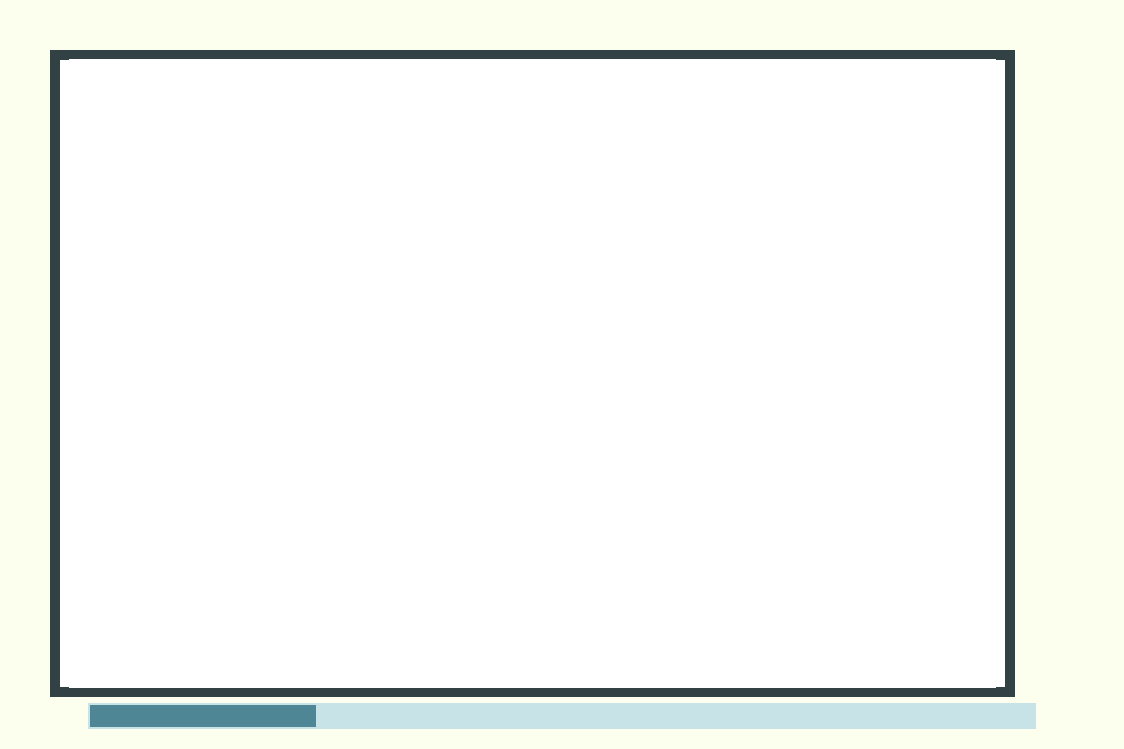
<?xml version="1.0" encoding="UTF-8"?>
<ui version="4.0">
 <class>MainWindow</class>
 <widget class="QMainWindow" name="MainWindow">
  <property name="geometry">
   <rect>
    <x>0</x>
    <y>0</y>
    <width>1124</width>
    <height>749</height>
   </rect>
  </property>
  <property name="windowTitle">
   <string>MainWindow</string>
  </property>
  <property name="styleSheet">
   <string notr="true">background-color: rgb(252, 255, 237);</string>
  </property>
  <widget class="QWidget" name="centralwidget">
   <layout class="QVBoxLayout" name="verticalLayout_2">
    <property name="leftMargin">
     <number>50</number>
    </property>
    <property name="topMargin">
     <number>50</number>
    </property>
    <property name="rightMargin">
     <number>50</number>
    </property>
    <property name="bottomMargin">
     <number>20</number>
    </property>
    <item>
     <layout class="QHBoxLayout" name="horizontalLayout" stretch="1,0">
      <property name="rightMargin">
       <number>0</number>
      </property>
      <item>
       <widget class="QFrame" name="frame">
        <property name="sizePolicy">
         <sizepolicy hsizetype="Preferred" vsizetype="Expanding">
          <horstretch>0</horstretch>
          <verstretch>0</verstretch>
         </sizepolicy>
        </property>
        <property name="maximumSize">
         <size>
          <width>16777215</width>
          <height>16777215</height>
         </size>
        </property>
        <property name="styleSheet">
         <string notr="true">border: 10px solid #324143;
background: #FFF;
padding: -10 px;</string>
        </property>
        <property name="frameShape">
         <enum>QFrame::StyledPanel</enum>
        </property>
        <property name="frameShadow">
         <enum>QFrame::Raised</enum>
        </property>
        <layout class="QGridLayout" name="gridLayout">
         <item row="0" column="0">
          <widget class="QTextBrowser" name="textBrowser">
           <property name="styleSheet">
            <string notr="true">border-color: rgb(255, 255, 255);</string>
           </property>
          </widget>
         </item>
        </layout>
       </widget>
      </item>
      <item>
       <layout class="QVBoxLayout" name="verticalLayout_4">
        <property name="spacing">
         <number>15</number>
        </property>
        <item>
         <widget class="QToolButton" name="Settings">
          <property name="styleSheet">
           <string notr="true">QToolButton {
	border: none;	
}

QToolButton::hover {
	background-color: rgb(191, 188, 172);
}

</string>
          </property>
          <property name="text">
           <string/>
          </property>
          <property name="icon">
           <iconset>
            <normaloff>//wsl.localhost/Ubuntu/home/brandon/EECS495/group-project/UI/icons/settings.png</normaloff>//wsl.localhost/Ubuntu/home/brandon/EECS495/group-project/UI/icons/settings.png</iconset>
          </property>
          <property name="iconSize">
           <size>
            <width>50</width>
            <height>50</height>
           </size>
          </property>
         </widget>
        </item>
        <item>
         <widget class="QToolButton" name="configDoc">
          <property name="styleSheet">
           <string notr="true">QToolButton {
	border: none;	
}

QToolButton::hover {
	background-color: rgb(191, 188, 172);
}

</string>
          </property>
          <property name="text">
           <string/>
          </property>
          <property name="icon">
           <iconset>
            <normaloff>//wsl.localhost/Ubuntu/home/brandon/EECS495/group-project/UI/icons/doc.png</normaloff>//wsl.localhost/Ubuntu/home/brandon/EECS495/group-project/UI/icons/doc.png</iconset>
          </property>
          <property name="iconSize">
           <size>
            <width>50</width>
            <height>50</height>
           </size>
          </property>
         </widget>
        </item>
        <item>
         <widget class="QToolButton" name="textToSpeech">
          <property name="styleSheet">
           <string notr="true">QToolButton {
	border: none;	
}

QToolButton::hover {
	background-color: rgb(191, 188, 172);
}
</string>
          </property>
          <property name="text">
           <string/>
          </property>
          <property name="icon">
           <iconset>
            <normaloff>//wsl.localhost/Ubuntu/home/brandon/EECS495/group-project/UI/icons/audio.png</normaloff>//wsl.localhost/Ubuntu/home/brandon/EECS495/group-project/UI/icons/audio.png</iconset>
          </property>
          <property name="iconSize">
           <size>
            <width>50</width>
            <height>50</height>
           </size>
          </property>
         </widget>
        </item>
        <item>
         <spacer name="verticalSpacer">
          <property name="orientation">
           <enum>Qt::Vertical</enum>
          </property>
          <property name="sizeHint" stdset="0">
           <size>
            <width>20</width>
            <height>40</height>
           </size>
          </property>
         </spacer>
        </item>
       </layout>
      </item>
     </layout>
    </item>
    <item>
     <layout class="QHBoxLayout" name="horizontalLayout_2">
      <item>
       <widget class="QPushButton" name="leftArrow">
        <property name="sizePolicy">
         <sizepolicy hsizetype="Preferred" vsizetype="Preferred">
          <horstretch>0</horstretch>
          <verstretch>0</verstretch>
         </sizepolicy>
        </property>
        <property name="styleSheet">
         <string notr="true">QPushButton {
	border: none;	
}

QPushButton::hover {
	background-color: rgb(191, 188, 172);
}


</string>
        </property>
        <property name="text">
         <string/>
        </property>
        <property name="icon">
         <iconset>
          <normaloff>//wsl.localhost/Ubuntu/home/brandon/EECS495/group-project/UI/icons/leftArrow.png</normaloff>//wsl.localhost/Ubuntu/home/brandon/EECS495/group-project/UI/icons/leftArrow.png</iconset>
        </property>
        <property name="iconSize">
         <size>
          <width>150</width>
          <height>100</height>
         </size>
        </property>
       </widget>
      </item>
      <item>
       <widget class="QProgressBar" name="progressBar">
        <property name="styleSheet">
         <string notr="true">  QProgressBar {
        border: 2px solid #C8E3E8;
        background-color: #C8E3E8;
        color: black;
    }
    QProgressBar::chunk {
        background-color: #4E8696;
    }</string>
        </property>
        <property name="value">
         <number>24</number>
        </property>
        <property name="textVisible">
         <bool>false</bool>
        </property>
       </widget>
      </item>
      <item>
       <widget class="QPushButton" name="rightArrow">
        <property name="sizePolicy">
         <sizepolicy hsizetype="Fixed" vsizetype="Fixed">
          <horstretch>0</horstretch>
          <verstretch>0</verstretch>
         </sizepolicy>
        </property>
        <property name="styleSheet">
         <string notr="true">QPushButton {
	border: none;	
}

QPushButton::hover {
	background-color: rgb(191, 188, 172);
}</string>
        </property>
        <property name="text">
         <string/>
        </property>
        <property name="icon">
         <iconset>
          <normaloff>//wsl.localhost/Ubuntu/home/brandon/EECS495/group-project/UI/icons/rightArrow.png</normaloff>//wsl.localhost/Ubuntu/home/brandon/EECS495/group-project/UI/icons/rightArrow.png</iconset>
        </property>
        <property name="iconSize">
         <size>
          <width>150</width>
          <height>100</height>
         </size>
        </property>
       </widget>
      </item>
     </layout>
    </item>
   </layout>
  </widget>
 </widget>
 <resources/>
 <connections/>
</ui>
